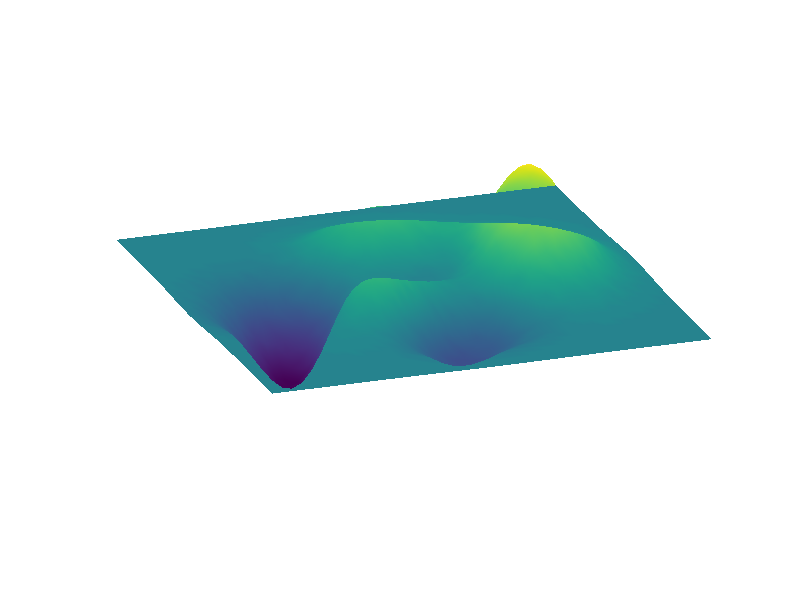

This chart was generated by the following MATLAB code:
% makemovie script

z=peaks;
h=surf(z,'FaceColor','interp' , 'LineStyle' , 'none' );
grid off;
v = axis;
axis off;
[az,el] = view;


for frameno = 1:50
     view(az,el);
     axis(v)
    if frameno < 10  
       el = el + 2.0
    else
        el = el - 2.0
    end
    az = az + 3.0
%    pause
    M(frameno) = getframe;
end    